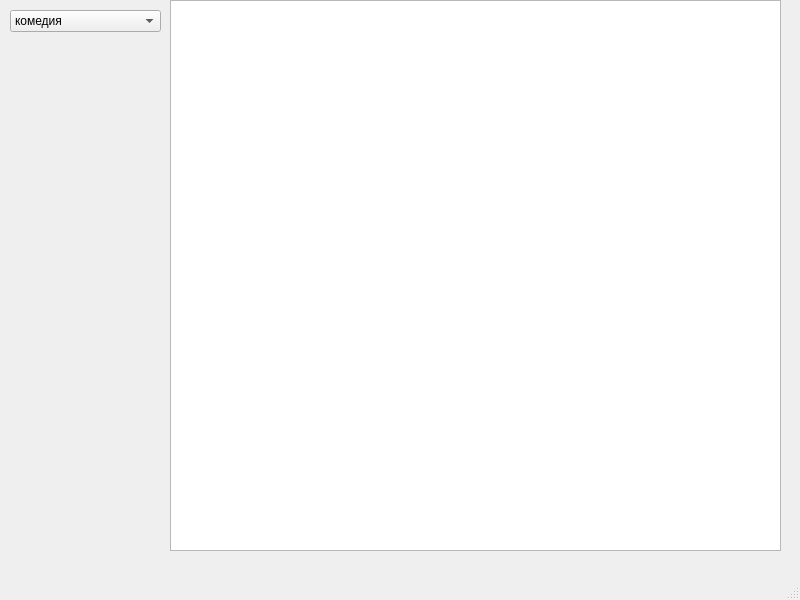
<?xml version="1.0" encoding="UTF-8"?>
<ui version="4.0">
 <class>MainWindow</class>
 <widget class="QMainWindow" name="MainWindow">
  <property name="geometry">
   <rect>
    <x>0</x>
    <y>0</y>
    <width>800</width>
    <height>600</height>
   </rect>
  </property>
  <property name="windowTitle">
   <string>MainWindow</string>
  </property>
  <widget class="QWidget" name="centralwidget">
   <widget class="QTableView" name="tableView">
    <property name="geometry">
     <rect>
      <x>170</x>
      <y>0</y>
      <width>611</width>
      <height>551</height>
     </rect>
    </property>
   </widget>
   <widget class="QComboBox" name="comboBox">
    <property name="geometry">
     <rect>
      <x>10</x>
      <y>10</y>
      <width>151</width>
      <height>22</height>
     </rect>
    </property>
    <item>
     <property name="text">
      <string>комедия</string>
     </property>
    </item>
    <item>
     <property name="text">
      <string>драма</string>
     </property>
    </item>
    <item>
     <property name="text">
      <string>мелодрама</string>
     </property>
    </item>
    <item>
     <property name="text">
      <string>детектив</string>
     </property>
    </item>
    <item>
     <property name="text">
      <string>документальный</string>
     </property>
    </item>
    <item>
     <property name="text">
      <string>ужасы</string>
     </property>
    </item>
    <item>
     <property name="text">
      <string>музыка</string>
     </property>
    </item>
    <item>
     <property name="text">
      <string>фантастика</string>
     </property>
    </item>
    <item>
     <property name="text">
      <string>анимация</string>
     </property>
    </item>
    <item>
     <property name="text">
      <string>биография</string>
     </property>
    </item>
    <item>
     <property name="text">
      <string>боевик</string>
     </property>
    </item>
    <item>
     <property name="text">
      <string>приключения</string>
     </property>
    </item>
    <item>
     <property name="text">
      <string>война</string>
     </property>
    </item>
    <item>
     <property name="text">
      <string>семейный</string>
     </property>
    </item>
    <item>
     <property name="text">
      <string>триллер</string>
     </property>
    </item>
    <item>
     <property name="text">
      <string>фэнтези</string>
     </property>
    </item>
    <item>
     <property name="text">
      <string>вестерн</string>
     </property>
    </item>
    <item>
     <property name="text">
      <string>мистика</string>
     </property>
    </item>
    <item>
     <property name="text">
      <string>короткометражный</string>
     </property>
    </item>
    <item>
     <property name="text">
      <string>мюзикл</string>
     </property>
    </item>
    <item>
     <property name="text">
      <string>исторический</string>
     </property>
    </item>
    <item>
     <property name="text">
      <string>нуар</string>
     </property>
    </item>
   </widget>
  </widget>
  <widget class="QMenuBar" name="menubar">
   <property name="geometry">
    <rect>
     <x>0</x>
     <y>0</y>
     <width>800</width>
     <height>21</height>
    </rect>
   </property>
  </widget>
  <widget class="QStatusBar" name="statusbar"/>
 </widget>
 <resources/>
 <connections/>
</ui>
